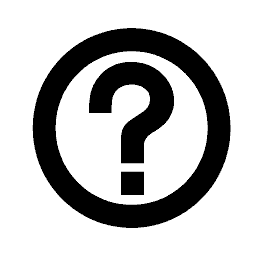
#> input picture sample.bmp, 256 x 256 px
$ python img2art.py sample.bmp
#> lines starting #> are read from the running program, lines starting #| are printed output that depends on the picture
#> further down, img is the input picture: PIL image 256x256 P; min 0, max 255, mean 187.6
import shutil
import sys

from PIL import Image


def get_term_width():
    """ return terminal width
        this function depends upon shutil.get_terminal_size
        this works only on Python >= 3.3
    """

    return shutil.get_terminal_size().columns


def get_aspect_ratio(img):
    """ return the aspect ratio of given image
        ar = width//height
        return an int, we don't care about exact ratios
    """

    width, height = img.size
#> width = 256; height = 256

    aspect_ratio = width//height
#> aspect_ratio = 1
    if aspect_ratio == 0:
        aspect_ratio = 1

    return aspect_ratio


def get_height(width, aspect_ratio):
    """ return height with respect to given aspect ratio """

    return width//aspect_ratio


def resize_img(img):
    """ return a resized image
        resize acc. to given terminal width
        keeping in mind the original aspect ratio
    """

    term_width = get_term_width()

    # divide by 2 because we use 2 characters per pixel
    width = term_width//2
    aspect_ratio = get_aspect_ratio(img)
#> aspect_ratio = 1
    height = get_height(width, aspect_ratio)
#> height = 40

    return img.resize((width, height))
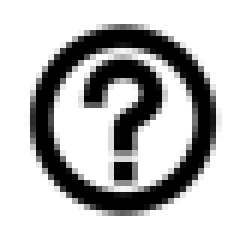
#> returned value: PIL image 40x40 L (shown 6 times larger); min 0, max 255, mean 187.7


def draw_ascii(img):
    """ draw ascii art from the provided image
        use # for black
        use . for white

        before drawing, convert the image to black and white
        then resize it according to terminal width
    """

    # convert image to black and white
    img = img.convert('L')

    # resize image to match terminal width and aspect ratio
    img = resize_img(img)

    width, height = img.size
#> width = 40; height = 40
    for y in range(height):
        for x in range(width):
            if img.getpixel((x, y)) < 15:
                print('# ', end='')
            else:
                print('. ', end='')
        print()


if __name__ == '__main__':
    if len(sys.argv) < 2:
        print('Please enter an image name as argument')
        sys.exit(1)

    img_file = sys.argv[1]
    try:
        img = Image.open(img_file)
        draw_ascii(img)
    except IOError:
        print('Enter correct file')
        sys.exit(1)
